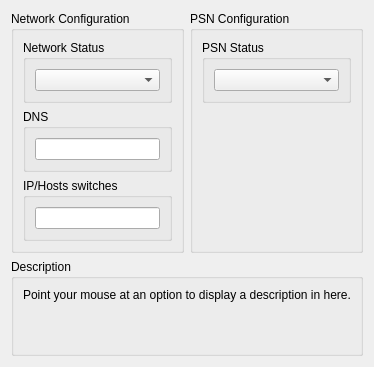
      <widget class="QWidget" name="networkTab">
       <attribute name="title">
        <string>Network</string>
       </attribute>
       <layout class="QVBoxLayout" name="networkTab_layout" stretch="0,1,0">
        <item>
         <layout class="QHBoxLayout" name="networkTabLayout" stretch="0,0">
          <item>
           <widget class="QGroupBox" name="gb_network_status">
            <property name="title">
             <string>Network Configuration</string>
            </property>
            <layout class="QVBoxLayout" name="gb_network_status_layout" stretch="0,0,0,0">
             <item>
              <widget class="QGroupBox" name="gb_netStatusBox">
               <property name="title">
                <string>Network Status</string>
               </property>
               <layout class="QVBoxLayout" name="gb_netStatusBox_layout">
                <item>
                 <widget class="QComboBox" name="netStatusBox"/>
                </item>
               </layout>
              </widget>
             </item>
             <item>
              <widget class="QGroupBox" name="gb_edit_dns">
               <property name="title">
                <string>DNS</string>
               </property>
               <layout class="QVBoxLayout" name="gb_edit_dns_layout">
                <item>
                 <widget class="QLineEdit" name="edit_dns">
                  <property name="sizePolicy">
                   <sizepolicy hsizetype="Preferred" vsizetype="Fixed">
                    <horstretch>0</horstretch>
                    <verstretch>0</verstretch>
                   </sizepolicy>
                  </property>
                 </widget>
                </item>
               </layout>
              </widget>
             </item>
             <item>
              <widget class="QGroupBox" name="gb_edit_swaps">
               <property name="title">
                <string>IP/Hosts switches</string>
               </property>
               <layout class="QVBoxLayout" name="gb_edit_swaps_layout">
                <item>
                 <widget class="QLineEdit" name="edit_swaps">
                  <property name="sizePolicy">
                   <sizepolicy hsizetype="Preferred" vsizetype="Fixed">
                    <horstretch>0</horstretch>
                    <verstretch>0</verstretch>
                   </sizepolicy>
                  </property>
                 </widget>
                </item>
               </layout>
              </widget>
             </item>
             <item>
              <spacer name="networkTabSpacerLeft">
               <property name="orientation">
                <enum>Qt::Vertical</enum>
               </property>
               <property name="sizeType">
                <enum>QSizePolicy::MinimumExpanding</enum>
               </property>
               <property name="sizeHint" stdset="0">
                <size>
                 <width>0</width>
                 <height>0</height>
                </size>
               </property>
              </spacer>
             </item>
            </layout>
           </widget>
          </item>
          <item>
           <widget class="QGroupBox" name="gb_psn_config">
            <property name="title">
             <string>PSN Configuration</string>
            </property>
            <layout class="QVBoxLayout" name="gb_psn_config_layout">
             <item>
              <widget class="QGroupBox" name="gb_psnStatusBox">
               <property name="title">
                <string>PSN Status</string>
               </property>
               <layout class="QVBoxLayout" name="gb_psnStatusBox_layout">
                <item>
                 <widget class="QComboBox" name="psnStatusBox"/>
                </item>
               </layout>
              </widget>
             </item>
             <item>
              <spacer name="networkTabSpacerRight">
               <property name="orientation">
                <enum>Qt::Vertical</enum>
               </property>
               <property name="sizeType">
                <enum>QSizePolicy::MinimumExpanding</enum>
               </property>
               <property name="sizeHint" stdset="0">
                <size>
                 <width>0</width>
                 <height>0</height>
                </size>
               </property>
              </spacer>
             </item>
            </layout>
           </widget>
          </item>
         </layout>
        </item>
        <item>
         <spacer name="networkTabSpacer">
          <property name="orientation">
           <enum>Qt::Vertical</enum>
          </property>
          <property name="sizeType">
           <enum>QSizePolicy::MinimumExpanding</enum>
          </property>
          <property name="sizeHint" stdset="0">
           <size>
            <width>0</width>
            <height>0</height>
           </size>
          </property>
         </spacer>
        </item>
        <item>
         <widget class="QGroupBox" name="gb_description_network">
          <property name="title">
           <string>Description</string>
          </property>
          <layout class="QVBoxLayout" name="gb_description_network_layout">
           <item>
            <widget class="QLabel" name="description_network">
             <property name="text">
              <string>Point your mouse at an option to display a description in here.


</string>
             </property>
             <property name="textFormat">
              <enum>Qt::PlainText</enum>
             </property>
             <property name="alignment">
              <set>Qt::AlignLeading|Qt::AlignLeft|Qt::AlignTop</set>
             </property>
             <property name="wordWrap">
              <bool>true</bool>
             </property>
            </widget>
           </item>
          </layout>
         </widget>
        </item>
       </layout>
      </widget>
